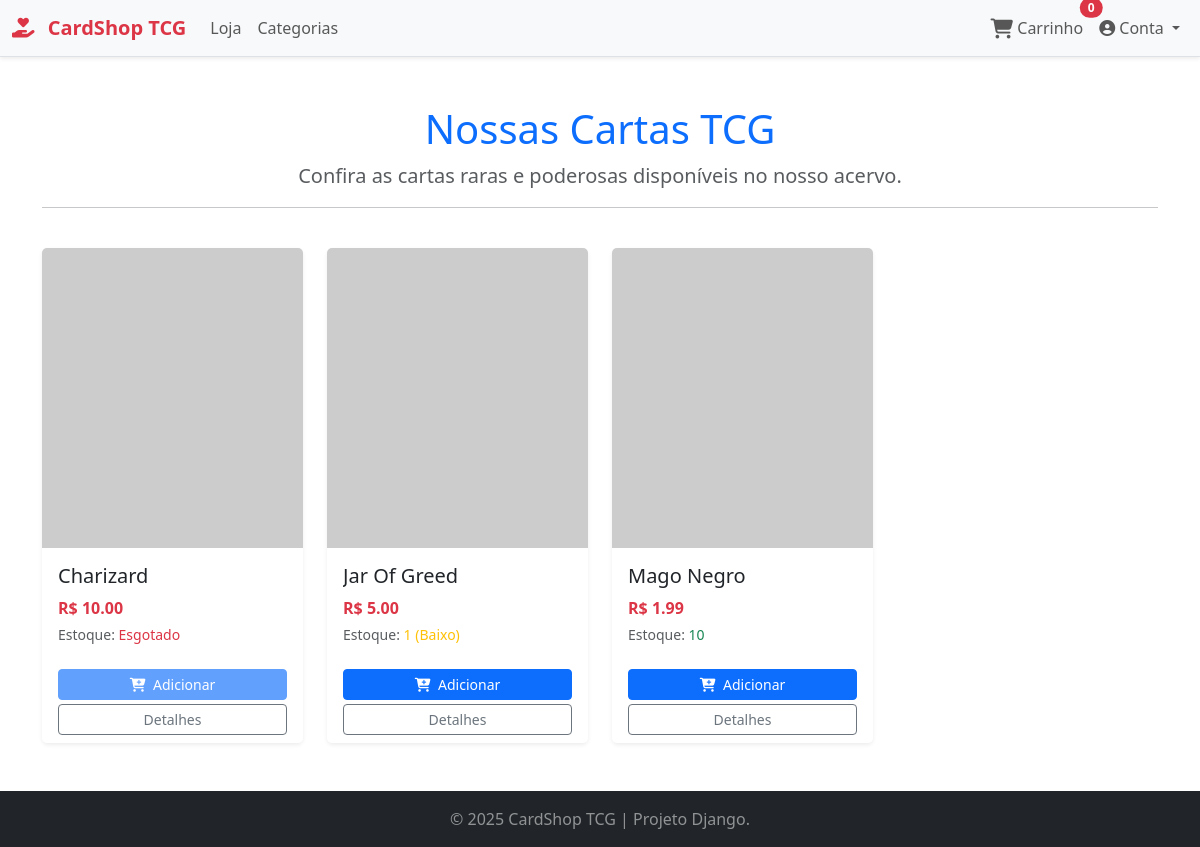
Screenshot of / (signed in) with the database file from the repository.
### tcg/models.py (models this page shows, shortened)
class Carta(models.Model):
    categoria = models.ForeignKey(Categoria, on_delete=models.CASCADE, related_name="cartas")
    nome = models.CharField(max_length=150)
    descricao = models.TextField(blank=True)
    preco = models.DecimalField(max_digits=10, decimal_places=2)
    estoque = models.PositiveIntegerField()
    condicao = models.CharField(max_length=50, choices=[
        ("novo", "Novo"),
        ("usado", "Usado"),
    ])
    imagem_url = models.URLField(blank=True, null=True)
    tipo = models.CharField(max_length=50, choices=[
        ("carta", "Carta"),
    ])
    edicao = models.CharField(max_length=100, blank=True, null=True)
    raridade = models.CharField(max_length=50, blank=True, null=True)

### tcg/views.py (the view)
# urls.py: path('', views.store, name='store'),
def store(request):
    cartas = Carta.objects.all().order_by('nome')
    context = {'cartas': cartas}
    return render(request, 'store.html', context)

### tcg/context_processors.py (called while the page is built)
def cart_item_count_processor(request):
    cart_item_count = 0
    if request.user.is_authenticated:
        try:
            carrinho = Carrinho.objects.get(usuario=request.user, status='aberto')
            cart_item_count = carrinho.itens.count()
        except Carrinho.DoesNotExist:
            pass
    return {'cart_item_count': cart_item_count}

### templates/store.html (shortened to what this page needs)
{% extends "base.html" %}
{% load static %}
{% block content %}
<div class="row mb-4">
    <div class="col-12">
        <h1 class="text-center text-primary fw-light">Nossas Cartas TCG</h1>
        <p class="lead text-center text-muted">Confira as cartas raras e poderosas disponíveis no nosso acervo.</p>
        <hr>
    </div>
</div>
<div class="row row-cols-1 row-cols-sm-2 row-cols-md-3 row-cols-lg-4 g-4">
    {% for carta in cartas %}
    <div class="col">
        <div class="card h-100 shadow-sm border-0">
            <img src="{{ carta.imagem_url }}"
                 onerror="this.onerror=null;this.src='https://via.placeholder.com/200x300?text=Card';"
                 class="card-img-top"
                 alt="{{ carta.nome }}"
                 style="height: 300px; object-fit: cover;">
            <div class="card-body d-flex flex-column">
                <h5 class="card-title text-truncate">{{ carta.nome }}</h5>
                <p class="card-text mb-1 text-danger fw-bold">R$ {{ carta.preco|stringformat:".2f" }}</p>
                <small class="text-muted">
                    Estoque:
                    {% if carta.estoque > 5 %}
                        <span class="text-success">{{ carta.estoque }}</span>
                    {% elif carta.estoque > 0 %}
                        <span class="text-warning">{{ carta.estoque }} (Baixo)</span>
                    {% else %}
                        <span class="text-danger">Esgotado</span>
                    {% endif %}
                </small>
            </div>
            <div class="card-footer bg-white border-0 pt-0">
                <button
                    data-carta="{{ carta.id }}"
                    data-action="add"
                    class="btn btn-primary btn-sm w-100 mt-2 update-cart
                    {% if carta.estoque == 0 %}disabled{% endif %}"
                >
                    <i class="fas fa-cart-plus me-1"></i> Adicionar
                </button>
                <a href="{% url 'tcg:detail' carta.id %}" class="btn btn-outline-secondary btn-sm w-100 mt-1">Detalhes</a>
            </div>
        </div>
    </div>
    {% endfor %}
</div>
{% endblock content %}

### rows the page displays
Carta: nome "Charizard", preco "10.00", estoque "Esgotado"
Carta: nome "Jar Of Greed", preco "5.00", estoque "1"
Carta: nome "Mago Negro", preco "1.99", estoque "10"

### other values shown
{{ cart_item_count }} "0"
